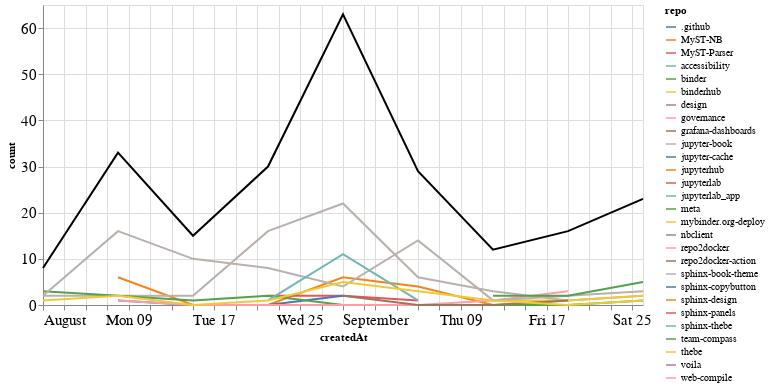

The notebook cell saved with this chart:
### Markdown cell above
### Comments

### Code cell
comments_time = comments.groupby('repo').resample('W', on='createdAt').count()['author'].reset_index()
comments_time = comments_time.rename(columns={'author': 'count'})
comments_time_total = comments_time.groupby('createdAt').agg({"count": "sum"}).reset_index()
ch1 = alt.Chart(comments_time, width=600).mark_line().encode(
    x='createdAt',
    y='count',
    color='repo',
    tooltip="repo"
)

ch2 = alt.Chart(comments_time_total, width=600).mark_line(color="black").encode(
    x='createdAt',
    y='count',
)

ch1 + ch2

### Figure 1 — Vega-Lite specification as saved in the notebook (floating-point values rounded to 4 significant figures)
{"config": {"axisLeft": {"labelFontSize": 15}, "axisBottom": {"labelFontSize": 15}}, "layer": [{"data": {"name": "data-d10a9ddbe3170c4b1ac9c7539c861e2e"}, "mark": "line", "encoding": {"color": {"type": "nominal", "field": "repo"}, "tooltip": {"type": "nominal", "field": "repo"}, "x": {"type": "temporal", "field": "createdAt"}, "y": {"type": "quantitative", "field": "count"}}, "width": 600}, {"data": {"name": "data-2d12cd814a3aedec236cae3f2629f2ce"}, "mark": {"type": "line", "color": "black"}, "encoding": {"x": {"type": "temporal", "field": "createdAt"}, "y": {"type": "quantitative", "field": "count"}}, "width": 600}], "$schema": "https://vega.github.io/schema/vega-lite/v4.8.1.json", "datasets": {"data-d10a9ddbe3170c4b1ac9c7539c861e2e": [{"repo": ".github", "createdAt": "2021-09-12T00:00:00", "count": 1}, {"repo": "MyST-NB", "createdAt": "2021-08-08T00:00:00", "count": 6}, {"repo": "MyST-NB", "createdAt": "2021-08-15T00:00:00", "count": 0}, {"repo": "MyST-NB", "createdAt": "2021-08-22T00:00:00", "count": 0}, {"repo": "MyST-NB", "createdAt": "2021-08-29T00:00:00", "count": 6}, {"repo": "MyST-NB", "createdAt": "2021-09-05T00:00:00", "count": 4}, {"repo": "MyST-NB", "createdAt": "2021-09-12T00:00:00", "count": 0}, {"repo": "MyST-NB", "createdAt": "2021-09-19T00:00:00", "count": 1}, {"repo": "MyST-Parser", "createdAt": "2021-08-22T00:00:00", "count": 2}, {"repo": "MyST-Parser", "createdAt": "2021-08-29T00:00:00", "count": 2}, {"repo": "MyST-Parser", "createdAt": "2021-09-05T00:00:00", "count": 1}, {"repo": "accessibility", "createdAt": "2021-08-29T00:00:00", "count": 2}, {"repo": "binder", "createdAt": "2021-09-19T00:00:00", "count": 1}, {"repo": "binderhub", "createdAt": "2021-09-26T00:00:00", "count": 7}, {"repo": "design", "createdAt": "2021-08-29T00:00:00", "count": 1}, {"repo": "governance", "createdAt": "2021-09-19T00:00:00", "count": 2}, {"repo": "grafana-dashboards", "createdAt": "2021-08-29T00:00:00", "count": 1}, {"repo": "jupyter-book", "createdAt": "2021-08-01T00:00:00", "count": 2}, {"repo": "jupyter-book", "createdAt": "2021-08-08T00:00:00", "count": 2}, {"repo": "jupyter-book", "createdAt": "2021-08-15T00:00:00", "count": 2}, {"repo": "jupyter-book", "createdAt": "2021-08-22T00:00:00", "count": 16}, {"repo": "jupyter-book", "createdAt": "2021-08-29T00:00:00", "count": 22}, {"repo": "jupyter-book", "createdAt": "2021-09-05T00:00:00", "count": 6}, {"repo": "jupyter-book", "createdAt": "2021-09-12T00:00:00", "count": 3}, {"repo": "jupyter-book", "createdAt": "2021-09-19T00:00:00", "count": 1}, {"repo": "jupyter-book", "createdAt": "2021-09-26T00:00:00", "count": 2}, {"repo": "jupyter-cache", "createdAt": "2021-08-08T00:00:00", "count": 1}, {"repo": "jupyter-cache", "createdAt": "2021-08-15T00:00:00", "count": 0}, {"repo": "jupyter-cache", "createdAt": "2021-08-22T00:00:00", "count": 0}, {"repo": "jupyter-cache", "createdAt": "2021-08-29T00:00:00", "count": 2}, {"repo": "jupyterhub", "createdAt": "2021-08-29T00:00:00", "count": 4}, {"repo": "jupyterlab", "createdAt": "2021-08-15T00:00:00", "count": 2}, {"repo": "jupyterlab_app", "createdAt": "2021-09-26T00:00:00", "count": 1}, {"repo": "meta", "createdAt": "2021-08-01T00:00:00", "count": 3}, {"repo": "meta", "createdAt": "2021-08-08T00:00:00", "count": 2}, {"repo": "meta", "createdAt": "2021-08-15T00:00:00", "count": 1}, {"repo": "meta", "createdAt": "2021-08-22T00:00:00", "count": 2}, {"repo": "meta", "createdAt": "2021-08-29T00:00:00", "count": 0}, {"repo": "meta", "createdAt": "2021-09-05T00:00:00", "count": 0}, {"repo": "meta", "createdAt": "2021-09-12T00:00:00", "count": 0}, {"repo": "meta", "createdAt": "2021-09-19T00:00:00", "count": 0}, {"repo": "meta", "createdAt": "2021-09-26T00:00:00", "count": 1}, {"repo": "mybinder.org-deploy", "createdAt": "2021-09-12T00:00:00", "count": 1}, {"repo": "mybinder.org-deploy", "createdAt": "2021-09-19T00:00:00", "count": 1}, {"repo": "mybinder.org-deploy", "createdAt": "2021-09-26T00:00:00", "count": 2}, {"repo": "nbclient", "createdAt": "2021-09-19T00:00:00", "count": 2}, {"repo": "repo2docker", "createdAt": "2021-08-08T00:00:00", "count": 1}, {"repo": "repo2docker", "createdAt": "2021-08-15T00:00:00", "count": 0}, {"repo": "repo2docker", "createdAt": "2021-08-22T00:00:00", "count": 0}, {"repo": "repo2docker", "createdAt": "2021-08-29T00:00:00", "count": 0}, {"repo": "repo2docker", "createdAt": "2021-09-05T00:00:00", "count": 0}, {"repo": "repo2docker", "createdAt": "2021-09-12T00:00:00", "count": 1}, {"repo": "repo2docker", "createdAt": "2021-09-19T00:00:00", "count": 3}, {"repo": "repo2docker-action", "createdAt": "2021-08-29T00:00:00", "count": 2}, {"repo": "repo2docker-action", "createdAt": "2021-09-05T00:00:00", "count": 0}, {"repo": "repo2docker-action", "createdAt": "2021-09-12T00:00:00", "count": 0}, {"repo": "repo2docker-action", "createdAt": "2021-09-19T00:00:00", "count": 1}, {"repo": "sphinx-book-theme", "createdAt": "2021-08-01T00:00:00", "count": 2}, {"repo": "sphinx-book-theme", "createdAt": "2021-08-08T00:00:00", "count": 16}, {"repo": "sphinx-book-theme", "createdAt": "2021-08-15T00:00:00", "count": 10}, {"repo": "sphinx-book-theme", "createdAt": "2021-08-22T00:00:00", "count": 8}, {"repo": "sphinx-book-theme", "createdAt": "2021-08-29T00:00:00", "count": 4}, {"repo": "sphinx-book-theme", "createdAt": "2021-09-05T00:00:00", "count": 14}, {"repo": "sphinx-book-theme", "createdAt": "2021-09-12T00:00:00", "count": 1}, {"repo": "sphinx-book-theme", "createdAt": "2021-09-19T00:00:00", "count": 2}, {"repo": "sphinx-book-theme", "createdAt": "2021-09-26T00:00:00", "count": 3}, {"repo": "sphinx-copybutton", "createdAt": "2021-08-08T00:00:00", "count": 1}, {"repo": "sphinx-design", "createdAt": "2021-08-08T00:00:00", "count": 2}, {"repo": "sphinx-panels", "createdAt": "2021-08-29T00:00:00", "count": 1}, {"repo": "sphinx-thebe", "createdAt": "2021-08-22T00:00:00", "count": 1}, {"repo": "sphinx-thebe", "createdAt": "2021-08-29T00:00:00", "count": 11}, {"repo": "sphinx-thebe", "createdAt": "2021-09-05T00:00:00", "count": 1}, {"repo": "team-compass", "createdAt": "2021-09-12T00:00:00", "count": 2}, {"repo": "team-compass", "createdAt": "2021-09-19T00:00:00", "count": 2}, {"repo": "team-compass", "createdAt": "2021-09-26T00:00:00", "count": 5}, {"repo": "thebe", "createdAt": "2021-08-01T00:00:00", "count": 1}, {"repo": "thebe", "createdAt": "2021-08-08T00:00:00", "count": 2}, {"repo": "thebe", "createdAt": "2021-08-15T00:00:00", "count": 0}, {"repo": "thebe", "createdAt": "2021-08-22T00:00:00", "count": 1}, {"repo": "thebe", "createdAt": "2021-08-29T00:00:00", "count": 5}, {"repo": "thebe", "createdAt": "2021-09-05T00:00:00", "count": 3}, {"repo": "thebe", "createdAt": "2021-09-12T00:00:00", "count": 1}, {"repo": "thebe", "createdAt": "2021-09-19T00:00:00", "count": 0}, {"repo": "thebe", "createdAt": "2021-09-26T00:00:00", "count": 1}, {"repo": "voila", "createdAt": "2021-09-12T00:00:00", "count": 2}, {"repo": "web-compile", "createdAt": "2021-09-26T00:00:00", "count": 1}], "data-2d12cd814a3aedec236cae3f2629f2ce": [{"createdAt": "2021-08-01T00:00:00", "count": 8}, {"createdAt": "2021-08-08T00:00:00", "count": 33}, {"createdAt": "2021-08-15T00:00:00", "count": 15}, {"createdAt": "2021-08-22T00:00:00", "count": 30}, {"createdAt": "2021-08-29T00:00:00", "count": 63}, {"createdAt": "2021-09-05T00:00:00", "count": 29}, {"createdAt": "2021-09-12T00:00:00", "count": 12}, {"createdAt": "2021-09-19T00:00:00", "count": 16}, {"createdAt": "2021-09-26T00:00:00", "count": 23}]}}
